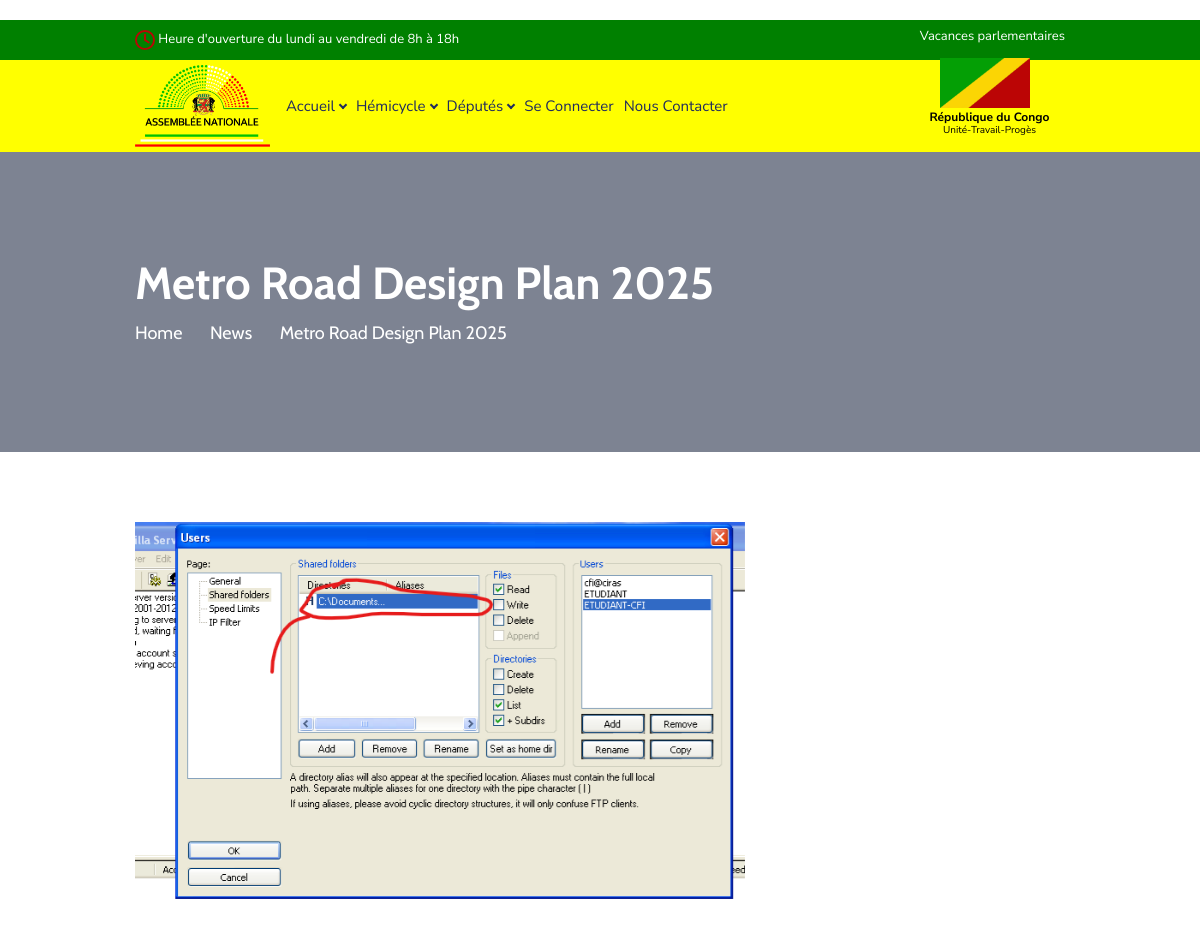
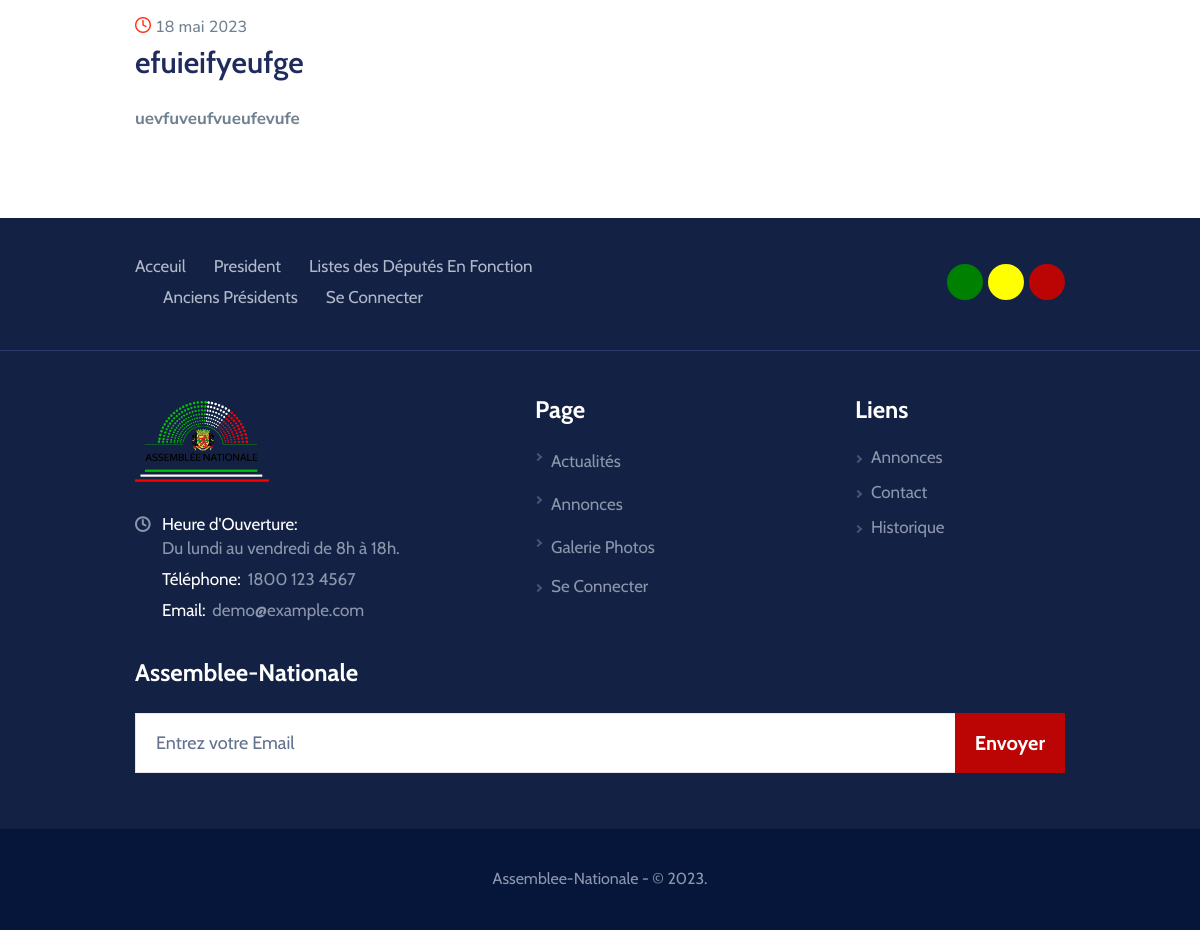
The page /actualite-image-details/2 on the database its author committed (2 pictures, top to bottom).
### web/models.py (models this page shows, shortened)
class ImageAssociee(models.Model):
    source = models.ImageField(upload_to="actualites/images/", null=True, blank=True)
    actualiteImage = models.ForeignKey(ActualiteImage, on_delete=models.CASCADE)

class Actualite(models.Model):
    titre = models.CharField(max_length=255, blank=False, verbose_name="Titre de l'actualite")
    created_at = models.DateTimeField(auto_now=True)
    updated_at = models.DateTimeField(auto_now=True)

class ActualiteImage(Actualite):
    description = HTMLField()

### web/views.py (the view)
# urls.py: path('actualite-image-details/<str:id>', views.actualite_image_details, name='actualite-image-details'),
def actualite_image_details(request, id):
    actualiteImage = ""
    imageAssociees = ""
    try:
        actualiteImage = ActualiteImage.objects.get(pk=id)
        imageAssociees = actualiteImage.imageassociee_set.all()
    except:
        messages.error(request, "L'image n'existe pas")
    context = {
        'actualiteImage':actualiteImage,
        'imageAssociees':imageAssociees
    }
    return render(request, 'web/actualite_image_details.html', context)

### web/templates/web/actualite_image_details.html (shortened to what this page needs)
{% extends 'web/base.html' %}
{% block content %}
<main>
    <header class="pageMainHead d-flex position-relative bgCover w-100 text-white" style="background-image: url(http://placehold.it/1920x300);">
        <div class="alignHolder d-flex w-100 align-items-center">
            <div class="align w-100 position-relative">
                <div class="container">
                    <h1 class="text-white mb-2">Metro Road Design Plan 2025</h1>
                    <nav aria-label="breadcrumb">
                        <ol class="breadcrumb breadcrWhite rounded-0 border-0 p-0 fontAlter mb-0">
                            <li class="breadcrumb-item"><a href="home.html">Home</a></li>
                            <li class="breadcrumb-item"><a href="newsClassic.html">News</a></li>
                            <li class="breadcrumb-item active" aria-current="page">Metro Road Design Plan 2025</li>
                        </ol>
                    </nav>
                </div>
            </div>
        </div>
    </header>
    <article class="newsSingleWrap pt-7 pb-2 pt-md-9 pb-md-4 pt-lg-14 pb-lg-8 pt-xl-22 pb-xl-13">
        <div class="container">
            <div class="row">
                <div class="col-12 col-lg-8 col-xl-9 mb-6">
                    <div class="pr-xl-14">
                        <div class="imgHolder mb-4 mb-md-8 position-relative">
                            <div class="nrcImageSlider">
                                {% for imageAssociee in imageAssociees %}
                                    <div>
                                        <div class="imgWrap">
                                            <img src="{{imageAssociee.source.url}}" class="img-fluid w-100" alt="image description">
                                        </div>
                                    </div>
                                {% endfor %}
                            </div>
                        </div>
                        <header class="nrcHead">
                            <strong class="d-block fwMedium title mb-1">
                                <i class="icnTheme fwMedium icomoon-clock"><span class="sr-only">icon</span></i>
                                <time datetime="2011-01-12">{{actualiteImage.created_at|date}}</time>
                            </strong>
                            <h2 class="h2vii fwSemiBold mb-5">{{actualiteImage.titre}}</h2>
                        </header>
                        <p>{{actualiteImage.description|safe}}</p>
                    </div>
                </div>
            </div>
        </div>
    </article>
</main>
{% endblock content %}

### static/web/css/colors.css (style rules this page uses)
.btnTheme.btnNoOver:hover, .btnTheme::before, .btnLink, .form-group .req, .hdScheduleList .icn, .mainNavigation.navbar-nav .nav-item.active .nav-link, .mainNavigation.navbar-nav .nav-link:hover, .mainNavigation.navbar-nav .nav-link:focus, .mainNavigation.navbar-nav .nav-link:active, .mainNavigation .ddohOpener:hover > .nav-link, .hdSearchOpener:hover, .fflColumn .icnWrap, .cfbFeatList .icnWrap, .erLinksList > li > a:hover, .egdColumn:hover .icnWrap, .dcsColumn .icnWrap, .coDefaultList > li::before, .drItemRow .btnDownload, .widgetDepartsNav li.active > a, .widgetFiltersNav li.active > a, .widgetDepartsNav li a:hover, .widgetFiltersNav li a:hover, .prtColumn .icnWrap, .euTitle, .tlTimeTitle, .adminCountsList .textLarge, .helpAsideBlock .habTitle, .gbfColumn .icnWrap, .uecTime .textLarge, .widgetUpcoming .icn, .widgetTags a:hover, .widgetTags a.current, .tagList a:hover, .tagList a.current, .pnnPaginList li > a, .newsClassicColumn .icnTheme, .btnYouPlay:hover, .customCheckboxLabel .cuFakeLabel::after, .reviewSubmissionForm .req, .ratingStarList li a:hover, .ratingStarList li.active, .ratingStarList li.active a, .sdbWDescription .ratingStarList li.active, .quantity .quantity-button:hover, .cartTable .quantity .quantity-button:hover, .clientQuote q::before, .thanksForSupportingBlock .habTitle, .ourPromiseBlock .habTitle, .sectionWrap .habTitle, .callLink:hover, .callLink .icn, .clientQuoteii::after, .govServiceCol .icnWrap, #myTab .tablink.active, #myTab .tablink:hover, .causeSingle .icnTheme, .newsSingleWrap .icnTheme, .newsSingleWrap .tagList a.active, .widget h3, .widget .h3 { color: #ff3514; }

### static/web/css/responsive.css (style rules this page uses)
@media (min-width: 768px) { h1, .h1 { font-size: 2.5rem; } }
@media (min-width: 768px) { h2, .h2 { font-size: 2rem; } }
@media (min-width: 768px) { .pageMainHead { min-height: 230px; } }
@media (min-width: 768px) { .breadcrumb { font-size: 1.125rem; } }
@media (min-width: 768px) { .breadcrumb-item + .breadcrumb-item:before { margin-top: .4rem; } }
@media (min-width: 992px) { h1, .h1 { font-size: 2.8125rem; } }
@media (min-width: 992px) { h2, .h2 { font-size: 2.25rem; } }
@media (min-width: 992px) { .h2vii { font-size: 30px; } }
@media (min-width: 992px) { .pageMainHead { min-height: 300px; } }

### static/forums/css/forums.css (style rules this page uses)
body { margin-top:20px; background:#fff; color: #708090; }
a { text-decoration:none; }

### rows shown on the page
ImageAssociee: source (picture)
Actualite: created_at "18 mai 2023", titre "efuieifyeufge"
ActualiteImage: description "uevfuveufvueufevufe"
